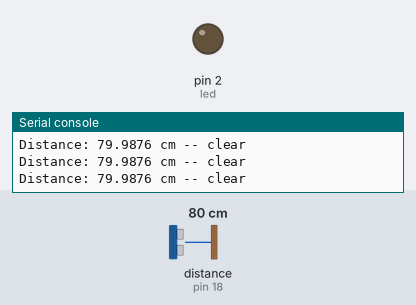
This program was run on a simulated MicroPython board. On the bench: output pins drawn as LEDs (lit = HIGH), the last lines printed to the serial console. Dashed ring = blinking. The inputs (shaded band) are chosen by the test bench; at power-on: distance to the obstacle (sensor on pin 18) 80 cm. The echo pulse lasts 58.3 µs per cm; pins used as bus, display or sensor lines are not drawn.

Above: at 1.2 s.
1.3 s: distance to the obstacle (sensor on pin 18) set to 34 cm
2.8 s: distance to the obstacle (sensor on pin 18) set to 28 cm
At 2.91 s:
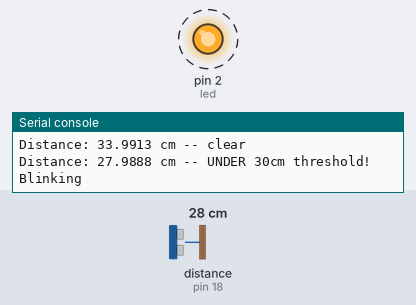
5.8 s: distance to the obstacle (sensor on pin 18) set to 35 cm
At 6.8 s:
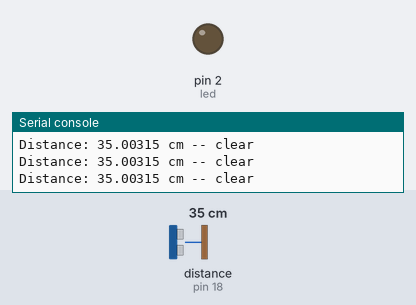
7.3 s: distance to the obstacle (sensor on pin 18) set to 2 cm
At 8.3 s:
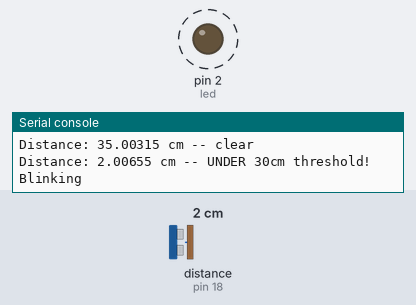
Timing chart, 0 to 11.3 s (numbered marks = the images above; inputs shaded):
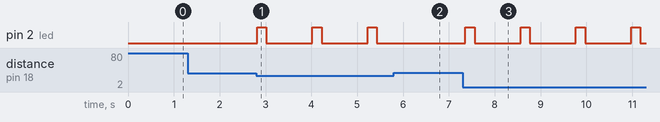

Measured:
- the behaviour switches between 31 and 30 cm on distance to the obstacle (sensor on pin 18) (found by bisection; images 0 and 1)
- after the input at 2.8 s, pin 2 (led): alternates HIGH for 0.20 s and LOW for 1.0 s, starting at once
- after the input at 5.8 s, pin 2 (led): stays LOW (without the input it goes to HIGH after 0.64 s)
- after the input at 7.3 s, pin 2 (led): alternates HIGH for 0.20 s and LOW for 1.0 s, starting after 0.06 s

The program:

distance-blink.py
```python
from machine import Pin, time_pulse_us
import time

TRIG_PIN = 5
ECHO_PIN = 18
LED_PIN = 2

DETECT_DISTANCE_CM = 30
COOLDOWN_MS = 1000

cooldown_start = 0
cooling = False

def read_distance_cm():
    trig.off()
    time.sleep_us(2)
    trig.on()
    time.sleep_us(10)
    trig.off()

    try:
        duration = time_pulse_us(echo, 1, 26000)
    except OSError:
        return -1

    if duration <= 0:
        return -1

    return (duration * 0.0343) / 2

trig = Pin(TRIG_PIN, Pin.OUT)
echo = Pin(ECHO_PIN, Pin.IN)
led = Pin(LED_PIN, Pin.OUT)
print("=== Distance Blink Ready ===")
print("Trigger threshold:", DETECT_DISTANCE_CM, "cm")


# ── Main Loop ──────────────────────────────────────────────────
while True:
    now = time.ticks_ms()

    if cooling:
        if time.ticks_diff(now, cooldown_start) >= COOLDOWN_MS:
            cooling = False
        continue

    dist = read_distance_cm()

    if dist < 0:
        print("Distance: out of range")
    elif dist < DETECT_DISTANCE_CM:
        print(f"Distance: {dist} cm -- UNDER {DETECT_DISTANCE_CM}cm threshold! Blinking")
        led.on()
        time.sleep_ms(200)
        led.off()
        cooldown_start = time.ticks_ms()
        cooling = True
    else:
        print(f"Distance: {dist} cm -- clear")

    time.sleep_ms(100)
```
